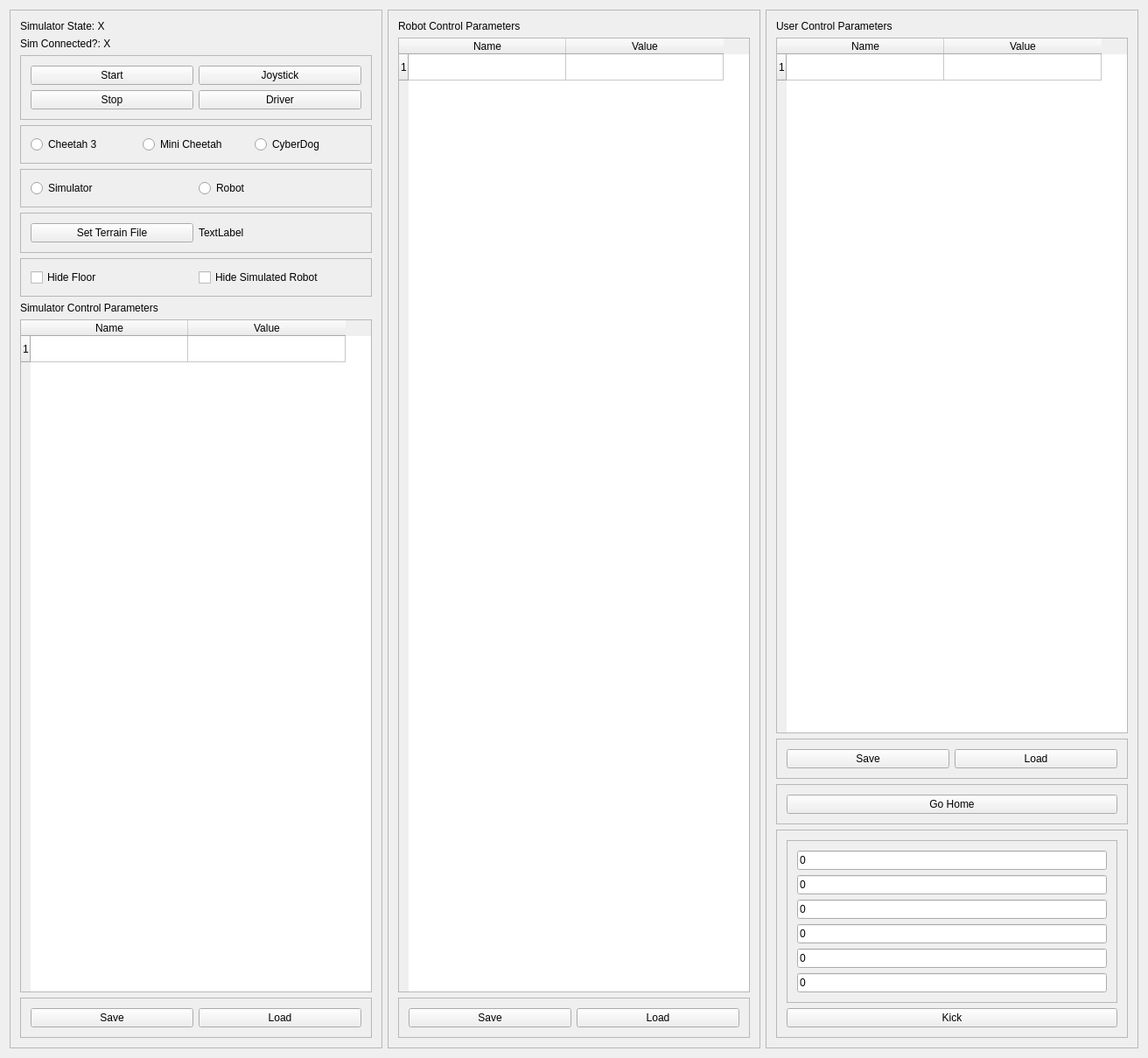
<?xml version="1.0" encoding="UTF-8"?>
<ui version="4.0">
 <class>SimControlPanel</class>
 <widget class="QMainWindow" name="SimControlPanel">
  <property name="geometry">
   <rect>
    <x>0</x>
    <y>0</y>
    <width>1312</width>
    <height>1209</height>
   </rect>
  </property>
  <property name="windowTitle">
   <string>SimControlPanel</string>
  </property>
  <widget class="QWidget" name="centralWidget">
   <layout class="QHBoxLayout" name="horizontalLayout_3">
    <item>
     <widget class="QFrame" name="frame_2">
      <property name="frameShape">
       <enum>QFrame::StyledPanel</enum>
      </property>
      <property name="frameShadow">
       <enum>QFrame::Raised</enum>
      </property>
      <layout class="QVBoxLayout" name="verticalLayout">
       <item>
        <widget class="QLabel" name="simulatorStateLabel">
         <property name="text">
          <string>Simulator State: X</string>
         </property>
        </widget>
       </item>
       <item>
        <widget class="QLabel" name="simulatorConnectedLabel">
         <property name="text">
          <string>Sim Connected?: X</string>
         </property>
        </widget>
       </item>
       <item>
        <widget class="QFrame" name="frame">
         <property name="frameShape">
          <enum>QFrame::StyledPanel</enum>
         </property>
         <property name="frameShadow">
          <enum>QFrame::Raised</enum>
         </property>
         <layout class="QGridLayout" name="gridLayout">
          <item row="0" column="0">
           <widget class="QPushButton" name="startButton">
            <property name="text">
             <string>Start</string>
            </property>
           </widget>
          </item>
          <item row="1" column="1">
           <widget class="QPushButton" name="driverButton">
            <property name="text">
             <string>Driver</string>
            </property>
           </widget>
          </item>
          <item row="0" column="1">
           <widget class="QPushButton" name="joystickButton">
            <property name="text">
             <string>Joystick</string>
            </property>
           </widget>
          </item>
          <item row="1" column="0">
           <widget class="QPushButton" name="stopButton">
            <property name="text">
             <string>Stop</string>
            </property>
           </widget>
          </item>
         </layout>
        </widget>
       </item>
       <item>
        <widget class="QFrame" name="frame_9">
         <property name="frameShape">
          <enum>QFrame::StyledPanel</enum>
         </property>
         <property name="frameShadow">
          <enum>QFrame::Raised</enum>
         </property>
         <layout class="QHBoxLayout" name="horizontalLayout_2">
          <item>
           <widget class="QRadioButton" name="cheetah3Button">
            <property name="text">
             <string>Cheetah 3</string>
            </property>
           </widget>
          </item>
          <item>
           <widget class="QRadioButton" name="miniCheetahButton">
            <property name="text">
             <string>Mini Cheetah</string>
            </property>
           </widget>
          </item>
          <item>
           <widget class="QRadioButton" name="cyberdogButton">
            <property name="text">
             <string>CyberDog</string>
            </property>
           </widget>
          </item>
         </layout>
        </widget>
       </item>
       <item>
        <widget class="QFrame" name="frame_10">
         <property name="frameShape">
          <enum>QFrame::StyledPanel</enum>
         </property>
         <property name="frameShadow">
          <enum>QFrame::Raised</enum>
         </property>
         <layout class="QHBoxLayout" name="horizontalLayout">
          <item>
           <widget class="QRadioButton" name="simulatorButton">
            <property name="text">
             <string>Simulator</string>
            </property>
           </widget>
          </item>
          <item>
           <widget class="QRadioButton" name="robotButton">
            <property name="text">
             <string>Robot</string>
            </property>
           </widget>
          </item>
         </layout>
        </widget>
       </item>
       <item>
        <widget class="QFrame" name="frame_13">
         <property name="frameShape">
          <enum>QFrame::StyledPanel</enum>
         </property>
         <property name="frameShadow">
          <enum>QFrame::Raised</enum>
         </property>
         <layout class="QHBoxLayout" name="horizontalLayout_4">
          <item>
           <widget class="QPushButton" name="setTerrainButton">
            <property name="text">
             <string>Set Terrain File</string>
            </property>
           </widget>
          </item>
          <item>
           <widget class="QLabel" name="terrainFileLabel">
            <property name="text">
             <string>TextLabel</string>
            </property>
           </widget>
          </item>
         </layout>
        </widget>
       </item>
       <item>
        <widget class="QFrame" name="frame_14">
         <property name="frameShape">
          <enum>QFrame::StyledPanel</enum>
         </property>
         <property name="frameShadow">
          <enum>QFrame::Raised</enum>
         </property>
         <layout class="QHBoxLayout" name="horizontalLayout_5">
          <item>
           <widget class="QCheckBox" name="hide_floor_checkbox">
            <property name="text">
             <string>Hide Floor</string>
            </property>
           </widget>
          </item>
          <item>
           <widget class="QCheckBox" name="hide_robot_checkbox">
            <property name="text">
             <string>Hide Simulated Robot</string>
            </property>
           </widget>
          </item>
         </layout>
        </widget>
       </item>
       <item>
        <widget class="QLabel" name="label">
         <property name="text">
          <string>Simulator Control Parameters</string>
         </property>
        </widget>
       </item>
       <item>
        <widget class="QTableWidget" name="simulatorTable">
         <property name="rowCount">
          <number>1</number>
         </property>
         <property name="columnCount">
          <number>2</number>
         </property>
         <attribute name="horizontalHeaderDefaultSectionSize">
          <number>180</number>
         </attribute>
         <row/>
         <column>
          <property name="text">
           <string>Name</string>
          </property>
         </column>
         <column>
          <property name="text">
           <string>Value</string>
          </property>
         </column>
        </widget>
       </item>
       <item>
        <widget class="QFrame" name="frame_6">
         <property name="frameShape">
          <enum>QFrame::StyledPanel</enum>
         </property>
         <property name="frameShadow">
          <enum>QFrame::Raised</enum>
         </property>
         <layout class="QGridLayout" name="gridLayout_3">
          <item row="0" column="1">
           <widget class="QPushButton" name="loadSimulatorButton">
            <property name="text">
             <string>Load</string>
            </property>
           </widget>
          </item>
          <item row="0" column="0">
           <widget class="QPushButton" name="saveSimulatorButton">
            <property name="text">
             <string>Save</string>
            </property>
           </widget>
          </item>
         </layout>
        </widget>
       </item>
      </layout>
     </widget>
    </item>
    <item>
     <widget class="QFrame" name="frame_5">
      <property name="frameShape">
       <enum>QFrame::StyledPanel</enum>
      </property>
      <property name="frameShadow">
       <enum>QFrame::Raised</enum>
      </property>
      <layout class="QVBoxLayout" name="verticalLayout_3">
       <item>
        <widget class="QLabel" name="label_2">
         <property name="text">
          <string>Robot Control Parameters</string>
         </property>
        </widget>
       </item>
       <item>
        <widget class="QTableWidget" name="robotTable">
         <property name="rowCount">
          <number>1</number>
         </property>
         <property name="columnCount">
          <number>2</number>
         </property>
         <attribute name="horizontalHeaderDefaultSectionSize">
          <number>180</number>
         </attribute>
         <row/>
         <column>
          <property name="text">
           <string>Name</string>
          </property>
         </column>
         <column>
          <property name="text">
           <string>Value</string>
          </property>
         </column>
        </widget>
       </item>
       <item>
        <widget class="QFrame" name="frame_4">
         <property name="frameShape">
          <enum>QFrame::StyledPanel</enum>
         </property>
         <property name="frameShadow">
          <enum>QFrame::Raised</enum>
         </property>
         <layout class="QGridLayout" name="gridLayout_2">
          <item row="0" column="1">
           <widget class="QPushButton" name="loadRobotButton">
            <property name="text">
             <string>Load</string>
            </property>
           </widget>
          </item>
          <item row="0" column="0">
           <widget class="QPushButton" name="saveRobotButton">
            <property name="text">
             <string>Save</string>
            </property>
           </widget>
          </item>
         </layout>
        </widget>
       </item>
      </layout>
     </widget>
    </item>
    <item>
     <widget class="QFrame" name="frame_3">
      <property name="frameShape">
       <enum>QFrame::StyledPanel</enum>
      </property>
      <property name="frameShadow">
       <enum>QFrame::Raised</enum>
      </property>
      <layout class="QVBoxLayout" name="verticalLayout_2">
       <item>
        <widget class="QLabel" name="label_3">
         <property name="text">
          <string>User Control Parameters</string>
         </property>
        </widget>
       </item>
       <item>
        <widget class="QTableWidget" name="userControlTable">
         <property name="rowCount">
          <number>1</number>
         </property>
         <property name="columnCount">
          <number>2</number>
         </property>
         <attribute name="horizontalHeaderDefaultSectionSize">
          <number>180</number>
         </attribute>
         <row/>
         <column>
          <property name="text">
           <string>Name</string>
          </property>
         </column>
         <column>
          <property name="text">
           <string>Value</string>
          </property>
         </column>
        </widget>
       </item>
       <item>
        <widget class="QFrame" name="frame_7">
         <property name="frameShape">
          <enum>QFrame::StyledPanel</enum>
         </property>
         <property name="frameShadow">
          <enum>QFrame::Raised</enum>
         </property>
         <layout class="QGridLayout" name="gridLayout_4">
          <item row="0" column="1">
           <widget class="QPushButton" name="loadUserButton">
            <property name="text">
             <string>Load</string>
            </property>
           </widget>
          </item>
          <item row="0" column="0">
           <widget class="QPushButton" name="saveUserButton">
            <property name="text">
             <string>Save</string>
            </property>
           </widget>
          </item>
         </layout>
        </widget>
       </item>
       <item>
        <widget class="QFrame" name="frame_8">
         <property name="frameShape">
          <enum>QFrame::StyledPanel</enum>
         </property>
         <property name="frameShadow">
          <enum>QFrame::Raised</enum>
         </property>
         <layout class="QVBoxLayout" name="verticalLayout_4">
          <item>
           <widget class="QPushButton" name="goHomeButton">
            <property name="text">
             <string>Go Home</string>
            </property>
           </widget>
          </item>
         </layout>
        </widget>
       </item>
       <item>
        <widget class="QFrame" name="frame_12">
         <property name="sizePolicy">
          <sizepolicy hsizetype="Expanding" vsizetype="Preferred">
           <horstretch>0</horstretch>
           <verstretch>0</verstretch>
          </sizepolicy>
         </property>
         <property name="frameShape">
          <enum>QFrame::StyledPanel</enum>
         </property>
         <property name="frameShadow">
          <enum>QFrame::Raised</enum>
         </property>
         <layout class="QGridLayout" name="gridLayout_6">
          <item row="0" column="0">
           <widget class="QFrame" name="frame_11">
            <property name="frameShape">
             <enum>QFrame::StyledPanel</enum>
            </property>
            <property name="frameShadow">
             <enum>QFrame::Raised</enum>
            </property>
            <layout class="QVBoxLayout" name="verticalLayout_6">
             <item>
              <widget class="QLineEdit" name="kickAngularX">
               <property name="sizePolicy">
                <sizepolicy hsizetype="Ignored" vsizetype="Fixed">
                 <horstretch>0</horstretch>
                 <verstretch>0</verstretch>
                </sizepolicy>
               </property>
               <property name="text">
                <string>0</string>
               </property>
              </widget>
             </item>
             <item>
              <widget class="QLineEdit" name="kickAngularY">
               <property name="sizePolicy">
                <sizepolicy hsizetype="Ignored" vsizetype="Fixed">
                 <horstretch>0</horstretch>
                 <verstretch>0</verstretch>
                </sizepolicy>
               </property>
               <property name="text">
                <string>0</string>
               </property>
              </widget>
             </item>
             <item>
              <widget class="QLineEdit" name="kickAngularZ">
               <property name="sizePolicy">
                <sizepolicy hsizetype="Ignored" vsizetype="Fixed">
                 <horstretch>0</horstretch>
                 <verstretch>0</verstretch>
                </sizepolicy>
               </property>
               <property name="text">
                <string>0</string>
               </property>
              </widget>
             </item>
             <item>
              <widget class="QLineEdit" name="kickLinearX">
               <property name="sizePolicy">
                <sizepolicy hsizetype="Minimum" vsizetype="Fixed">
                 <horstretch>0</horstretch>
                 <verstretch>0</verstretch>
                </sizepolicy>
               </property>
               <property name="text">
                <string>0</string>
               </property>
              </widget>
             </item>
             <item>
              <widget class="QLineEdit" name="kickLinearY">
               <property name="sizePolicy">
                <sizepolicy hsizetype="Minimum" vsizetype="Fixed">
                 <horstretch>0</horstretch>
                 <verstretch>0</verstretch>
                </sizepolicy>
               </property>
               <property name="text">
                <string>0</string>
               </property>
              </widget>
             </item>
             <item>
              <widget class="QLineEdit" name="kickLinearZ">
               <property name="sizePolicy">
                <sizepolicy hsizetype="Minimum" vsizetype="Fixed">
                 <horstretch>0</horstretch>
                 <verstretch>0</verstretch>
                </sizepolicy>
               </property>
               <property name="text">
                <string>0</string>
               </property>
              </widget>
             </item>
            </layout>
           </widget>
          </item>
          <item row="1" column="0">
           <widget class="QPushButton" name="kickButton">
            <property name="text">
             <string>Kick</string>
            </property>
           </widget>
          </item>
         </layout>
        </widget>
       </item>
      </layout>
     </widget>
    </item>
   </layout>
  </widget>
  <widget class="QMenuBar" name="menuBar">
   <property name="geometry">
    <rect>
     <x>0</x>
     <y>0</y>
     <width>1312</width>
     <height>24</height>
    </rect>
   </property>
  </widget>
 </widget>
 <layoutdefault spacing="6" margin="11"/>
 <resources/>
 <connections/>
</ui>
